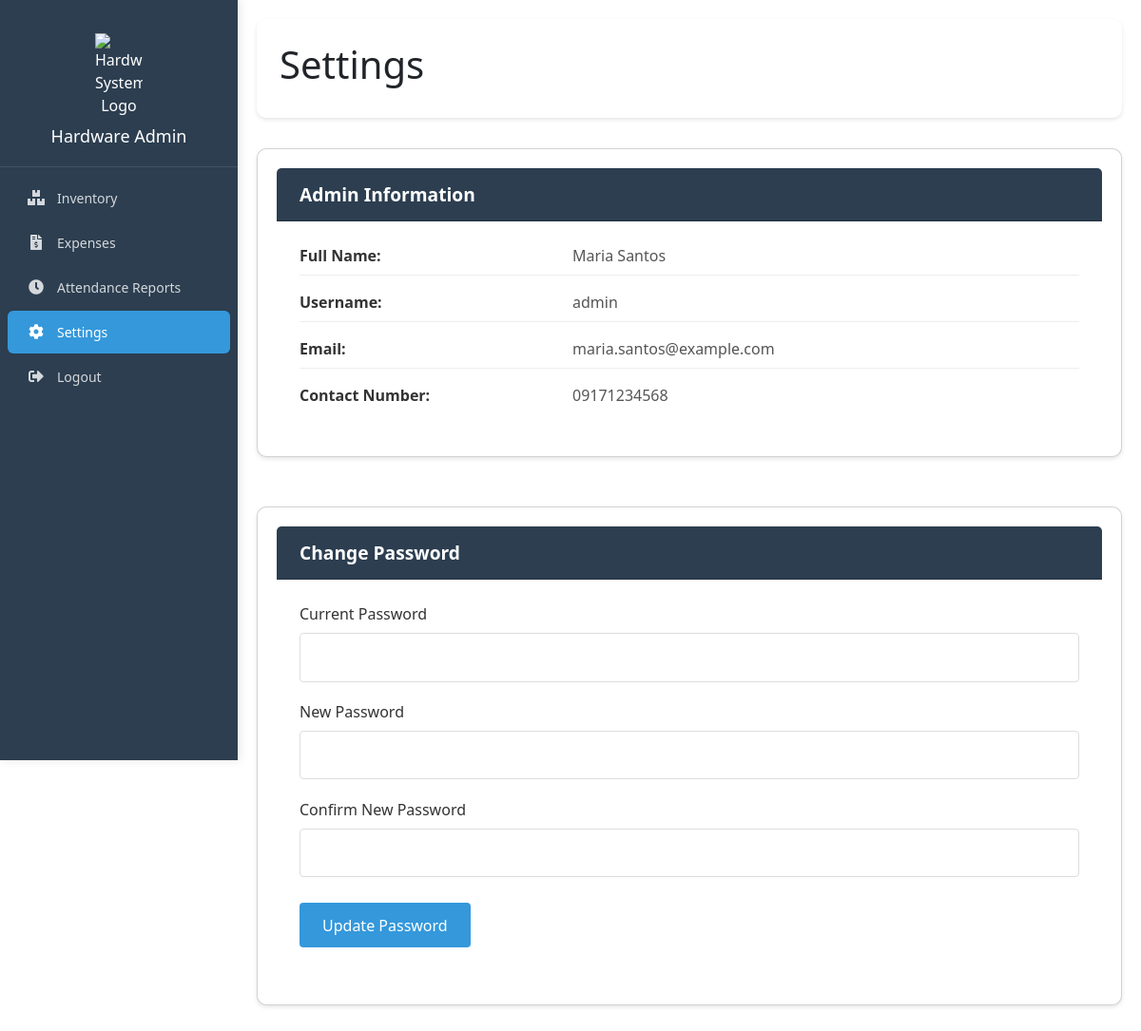
/admin/pages/settings.php (signed in), run on an earlier commit of the app's database.
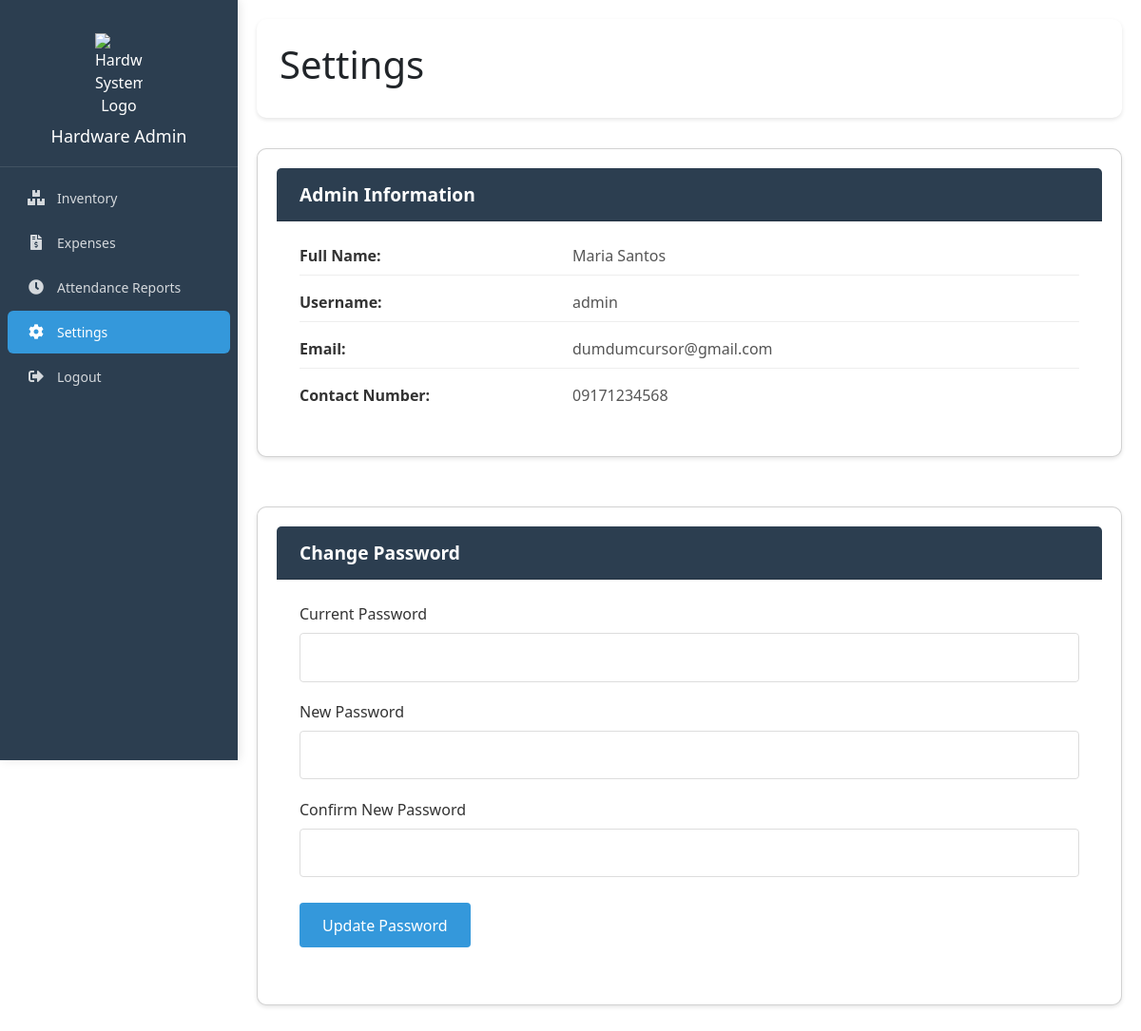
And on a later commit of the database.
### tables this page shows
CREATE TABLE IF NOT EXISTS `users` (
  `id` int NOT NULL AUTO_INCREMENT,
  `employee_id` int DEFAULT NULL,
  `username` varchar(20) NOT NULL,
  `fullname` text,
  `email` varchar(50) NOT NULL,
  `contact_no` text,
  `password` varchar(50) NOT NULL,
  `usertype` enum('1','2','3','4') NOT NULL COMMENT 'superadmin=1, admin=2, cashier=3,\r\nstaff = 4',
  `OTP` varchar(6) DEFAULT NULL,
  PRIMARY KEY (`id`),
  KEY `employee_id` (`employee_id`)
);

### admin/pages/settings.php (the view, shortened to what this page needs)
<?php include '../includes/head.php'; ?>
<link rel="stylesheet" href="../css/settings.css">
<body>
    <?php include '../includes/sidebar.php'; ?>
    <div class="main-content">
        <div class="page-header">
            <h1>Settings</h1>
        </div>
        <div class="settings-container">
            <div class="card admin-info">
                <div class="card-header">
                    <h2>Admin Information</h2>
                </div>
                <div class="card-body">
                    <?php
                    require_once '../../database/config.php';
                    $user_id = $_SESSION['user_id'];
                    $query = "SELECT u.* FROM users u WHERE u.id = ?";
                    $stmt = $conn->prepare($query);
                    $stmt->bind_param("i", $user_id);
                    $stmt->execute();
                    $result = $stmt->get_result();
                    if ($result->num_rows > 0) {
                        $admin = $result->fetch_assoc();
                    ?>
                        <div class="info-row">
                            <div class="info-label">Full Name:</div>
                            <div class="info-value"><?php echo htmlspecialchars($admin['fullname']); ?></div>
                        </div>
                        <div class="info-row">
                            <div class="info-label">Username:</div>
                            <div class="info-value"><?php echo htmlspecialchars($admin['username']); ?></div>
                        </div>
                        <div class="info-row">
                            <div class="info-label">Email:</div>
                            <div class="info-value"><?php echo htmlspecialchars($admin['email']); ?></div>
                        </div>
                        <div class="info-row">
                            <div class="info-label">Contact Number:</div>
                            <div class="info-value"><?php echo htmlspecialchars($admin['contact_no']); ?></div>
                        </div>
                    <?php
                    } else {
                        echo '<div class="alert alert-warning">Admin information not found.</div>';
                    }
                    ?>
                </div>
            </div>
            <div class="card password-change">
                <div class="card-header">
                    <h2>Change Password</h2>
                </div>
                <div class="card-body">
                    <form id="change-password-form">
                        <div class="form-group">
                            <label for="current_password">Current Password</label>
                            <input type="password" class="form-control" id="current_password" name="current_password" required>
                        </div>
                        <div class="form-group">
                            <label for="new_password">New Password</label>
                            <input type="password" class="form-control" id="new_password" name="new_password" required>
                        </div>
                        <div class="form-group">
                            <label for="confirm_password">Confirm New Password</label>
                            <input type="password" class="form-control" id="confirm_password" name="confirm_password" required>
                        </div>
                        <button type="submit" class="btn btn-primary">Update Password</button>
                    </form>
                </div>
            </div>
        </div>
    </div>
</body>

What changed in the data, as far as the page shows it:
changed users "Maria Santos": email "maria.santos@example.com" → "dumdumcursor@gmail.com"
